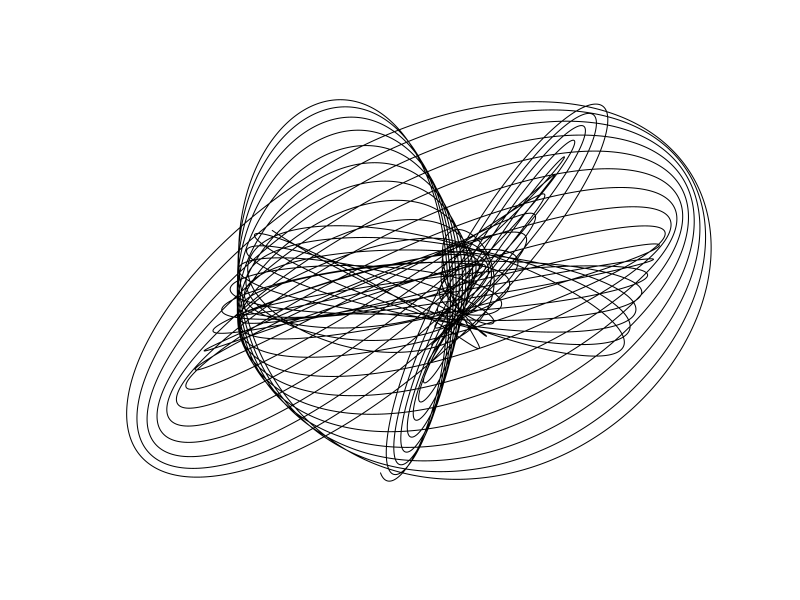

Recreate this plot in R.
f1=jitter(sample(c(2,3),1));f2=jitter(sample(c(2,3),1));f3=jitter(sample(c(2,3),1));f4=jitter(sample(c(2,3),1))
d1=runif(1,0,1e-02);d2=runif(1,0,1e-02);d3=runif(1,0,1e-02);d4=runif(1,0,1e-02)
p1=runif(1,0,pi);p2=runif(1,0,pi);p3=runif(1,0,pi);p4=runif(1,0,pi)
xt = function(t) exp(-d1*t)*sin(t*f1+p1)+exp(-d2*t)*sin(t*f2+p2)
yt = function(t) exp(-d3*t)*sin(t*f3+p3)+exp(-d4*t)*sin(t*f4+p4)
t=seq(1, 100, by=.001)
dat=data.frame(t=t, x=xt(t), y=yt(t))

png(file="Harmonograph.png",width=2000,height=2000,res=300)
with(dat, plot(x,y, type="l", xlim =c(-2,2), ylim =c(-2,2), xlab = "", ylab = "", xaxt='n', yaxt='n', axes=F))
dev.off()